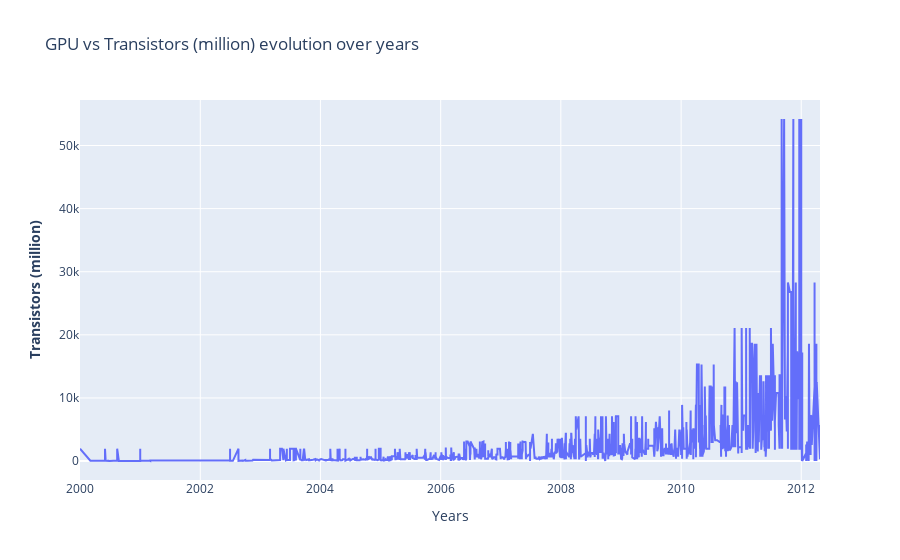
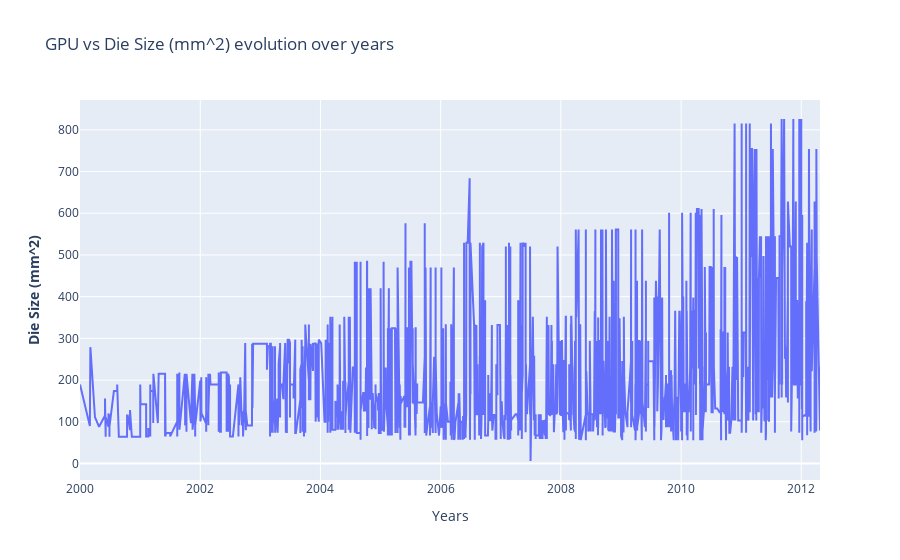

The code cell stored with these charts, in order, in its notebook:
### Markdown cell above
#### GPU

### Code cell
fig_transistors = make_subplots()
fig_die = make_subplots()

# Add traces
fig_transistors.add_trace(
    go.Scatter(x= df_an.index, y=df_gpu["Transistors (million)"] ,name= "GPU")
)
# Add figure title
fig_transistors.update_layout(
    title_text="GPU vs Transistors (million) evolution over years"
)
# Set x-axis title
fig_transistors.update_xaxes(title_text="Years")
# Set y-axes titles
fig_transistors.update_yaxes(title_text="<b>Transistors (million)", secondary_y=False)

# Add traces
fig_die.add_trace(
    go.Scatter(x= df_an.index, y=df_gpu["Die Size (mm^2)"] ,name= "GPU")
)
# Add figure title
fig_die.update_layout(
    title_text="GPU vs Die Size (mm^2) evolution over years"
)
# Set x-axis title
fig_die.update_xaxes(title_text="Years")
# Set y-axes titles
fig_die.update_yaxes(title_text="<b>Die Size (mm^2)", secondary_y=False)

fig_transistors.show()
fig_die.show()

### Figure 1 — Plotly figure (JSON) as saved in the notebook; plotly's stock layout.template omitted (floating-point values rounded to 4 significant figures; data arrays with more than 128 entries replaced by an {"elided": "..."} marker saying what was removed)
{"data": [{"name": "GPU", "type": "scatter", "x": {"elided": "4747 str values"}, "y": {"elided": "2606 float values"}}], "layout": {"title": {"text": "GPU vs Transistors (million) evolution over years"}, "xaxis": {"anchor": "y", "domain": [0, 1], "title": {"text": "Years"}}, "yaxis": {"anchor": "x", "domain": [0, 1], "title": {"text": "<b>Transistors (million)"}}}}

### Figure 2 — Plotly figure (JSON) as saved in the notebook; plotly's stock layout.template omitted (floating-point values rounded to 4 significant figures; data arrays with more than 128 entries replaced by an {"elided": "..."} marker saying what was removed)
{"data": [{"name": "GPU", "type": "scatter", "x": {"elided": "4747 str values"}, "y": {"elided": "2606 float values"}}], "layout": {"title": {"text": "GPU vs Die Size (mm^2) evolution over years"}, "xaxis": {"anchor": "y", "domain": [0, 1], "title": {"text": "Years"}}, "yaxis": {"anchor": "x", "domain": [0, 1], "title": {"text": "<b>Die Size (mm^2)"}}}}
